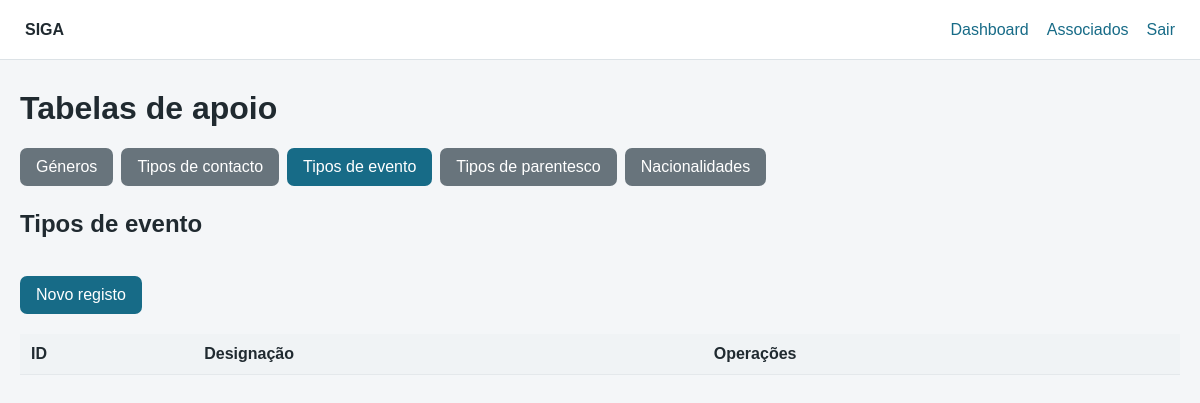
The app's page /tabelas?tabela=tipos_evento (signed in), older data.
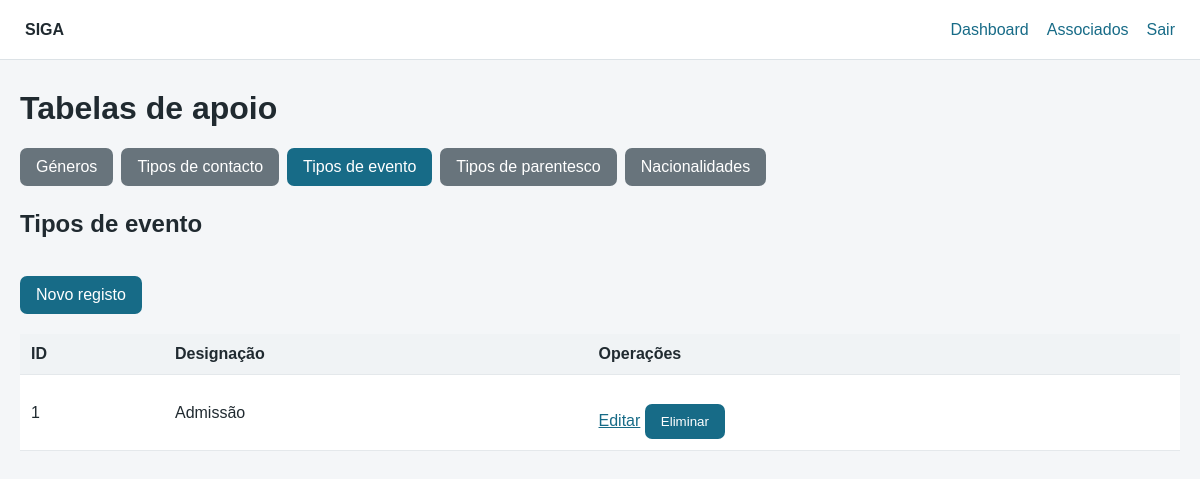
The same page, newer data.
### tables this page shows
CREATE TABLE `tipos_evento`  (
  `Id` int(11) NOT NULL AUTO_INCREMENT,
  `Designacao` varchar(25) NOT NULL,
  PRIMARY KEY (`Id`) USING BTREE
);

### app/Core/Controller.php (called while the page is built, shortened)
<?php
abstract class Controller
{
    protected function view(string $view, array $data = []): void
    {
        extract($data, EXTR_SKIP);
        $config = $this->config;
        require dirname(__DIR__) . '/Views/' . $view . '.php';
    }
}

### app/Controllers/LookupController.php (called while the page is built, shortened)
<?php
final class LookupController extends Controller
{
    private function model(): Lookup
    {
        return new Lookup(Database::connection($this->config));
    }
    public function index(): void
    {
        $model = $this->model();
        $table = (string)($_GET['tabela'] ?? 'generos');
        try {
            $model->meta($table);
        } catch (\Throwable) {
            $table = 'generos';
        }
        $this->view('tabelas/index', [
            'tables' => $model->tables(),
            'table' => $table,
            'rows' => $model->all($table),
            'meta' => $model->meta($table),
            'csrf' => Csrf::token(),
            'error' => $_SESSION['_error'] ?? null,
        ]);
    }
}

### app/Models/Lookup.php (called while the page is built, shortened)
<?php
final class Lookup
{
    public function meta(string $table): array
    {
        return self::TABLES[$table];
    }
    public function all(string $table): array
    {
        $meta = $this->meta($table);
        $column = $meta['column'];
        return $this->db->query(
            "SELECT Id, `{$column}` AS Designacao FROM `{$table}` ORDER BY `{$column}`"
        )->fetchAll();
    }
}

### app/Views/tabelas/index.php (the view, shortened to what this page needs)
<?php $title = 'Tabelas de apoio'; require dirname(__DIR__) . '/layouts/header.php'; ?>
<h1>Tabelas de apoio</h1>
<div class="lookup-tabs">
<?php foreach ($tables as $key => $tableMeta): ?>
<a class="button <?= $key === $table ? '' : 'secondary' ?>"
   href="<?= e($config['app']['base_url']) ?>/tabelas?tabela=<?= e($key) ?>">
   <?= e($tableMeta['label']) ?>
</a>
<?php endforeach; ?>
</div>
<h2><?= e($meta['label']) ?></h2>
<p><a class="button" href="<?= e($config['app']['base_url']) ?>/tabelas/<?= e($table) ?>/novo">Novo registo</a></p>
<table data-sortable-table="1">
<thead><tr><th>ID</th><th>Designação</th><th>Operações</th></tr></thead>
<tbody>
<?php foreach ($rows as $row): ?>
<tr>
<td><?= (int)$row['Id'] ?></td>
<td><?= e($row['Designacao']) ?></td>
<td>
<a href="<?= e($config['app']['base_url']) ?>/tabelas/<?= e($table) ?>/<?= (int)$row['Id'] ?>/editar">Editar</a>
<form method="post" action="<?= e($config['app']['base_url']) ?>/tabelas/<?= e($table) ?>/<?= (int)$row['Id'] ?>/eliminar" style="display:inline">
<button type="submit" onclick="return confirm('Eliminar este registo?')">Eliminar</button>
</form>
</td>
</tr>
<?php endforeach; ?>
</tbody>
</table>
<?php require dirname(__DIR__) . '/layouts/footer.php'; ?>

### public/index.php (shortened to what this page needs)
<?php
$config = require dirname(__DIR__) . '/config/config.php';
$uri = parse_url($_SERVER['REQUEST_URI'] ?? '/', PHP_URL_PATH) ?: '/';
$uri = '/' . trim($uri, '/');
$method = $_SERVER['REQUEST_METHOD'] ?? 'GET';
$lookup = new LookupController($config);
if ($method === 'GET' && $uri === '/tabelas') { $lookup->index(); exit; }

### app/Views/layouts/header.php (shortened to what this page needs)
<?php function e(?string $v): string { return htmlspecialchars($v ?? '', ENT_QUOTES, 'UTF-8'); } ?>
<!doctype html>
<html lang="pt-PT">
<head>
<link rel="stylesheet" href="<?= e($config['app']['base_url']) ?>/assets/css/app.css">
</head>
<body>
<header class="topbar">
<strong><?= e($config['app']['name']) ?></strong>
<nav>
<a href="<?= e($config['app']['base_url']) ?>/dashboard">Dashboard</a>
<a href="<?= e($config['app']['base_url']) ?>/associados">Associados</a>
<a href="<?= e($config['app']['base_url']) ?>/logout">Sair</a>
</nav>
</header>
<main class="container">

### app/Views/layouts/footer.php
</main>
</body>
</html>

### public/assets/css/app.css (style rules this page uses)
* { box-sizing:border-box }
body { margin:0;font-family:Arial,sans-serif;background:#f4f6f8;color:#202a30 }
button,.button { display:inline-block;margin-top:18px;padding:10px 16px;border:0;border-radius:7px;background:#176b87;color:#fff;text-decoration:none;cursor:pointer }
.topbar { height:60px;background:#fff;border-bottom:1px solid #dce2e6;display:flex;align-items:center;justify-content:space-between;padding:0 25px }
.topbar nav { display:flex;gap:18px }
.topbar a { color:#176b87;text-decoration:none }
.container { max-width:1200px;margin:30px auto;padding:0 20px }
table { width:100%;border-collapse:collapse;background:#fff;margin:20px 0 }
th,td { text-align:left;padding:11px;border-bottom:1px solid #e4e8eb }
th { background:#f0f3f5 }
a { color:#176b87 }
.button.secondary { background:#68747c }
form button { margin-right:8px }
.lookup-tabs { display:flex;gap:8px;flex-wrap:wrap;margin:16px 0 24px }
.lookup-tabs .button { margin:0 }
table form { margin:0 }

Row changes from the older to the newer data that the page shows:
added tipos_evento: Id "1", Designacao "Admissão"
